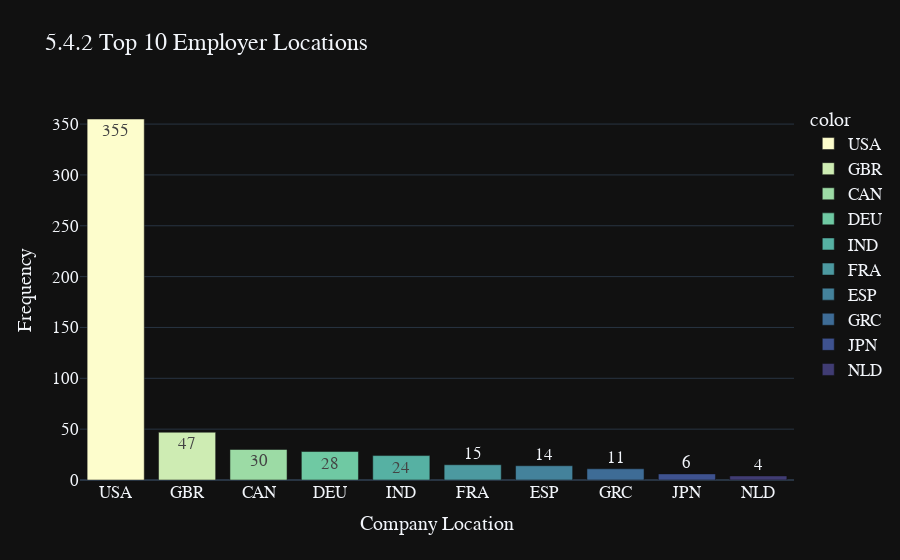

Notebook cell for this chart:
### Markdown cell above
📌 **Observation**

Most employers are from the `US`

### Code cell
top_10_employer_location = company_locations_grouped[:10]
fig = px.bar(y=top_10_employer_location.values,
            x=top_10_employer_location.index,
            color=top_10_employer_location.index,
            color_discrete_sequence=px.colors.sequential.deep,
            text=top_10_employer_location.values,
            title='5.4.2 Top 10 Employer Locations',
            template='plotly_dark')
fig.update_layout(xaxis_title="Company Location",
                 yaxis_title="Frequency",
                 font=dict(size=17, family="Franklin Gothic"))
fig.show()

### Figure 1 — Plotly figure (JSON) as saved in the notebook; plotly's stock layout.template omitted (floating-point values rounded to 4 significant figures)
{"data": [{"alignmentgroup": "True", "hovertemplate": "color=USA<br>x=%{x}<br>y=%{y}<br>text=%{text}<extra></extra>", "legendgroup": "USA", "marker": {"color": "rgb(253, 253, 204)", "pattern": {"shape": ""}}, "name": "USA", "offsetgroup": "USA", "orientation": "v", "showlegend": true, "text": [355], "textposition": "auto", "type": "bar", "x": ["USA"], "xaxis": "x", "y": [355], "yaxis": "y"}, {"alignmentgroup": "True", "hovertemplate": "color=GBR<br>x=%{x}<br>y=%{y}<br>text=%{text}<extra></extra>", "legendgroup": "GBR", "marker": {"color": "rgb(206, 236, 179)", "pattern": {"shape": ""}}, "name": "GBR", "offsetgroup": "GBR", "orientation": "v", "showlegend": true, "text": [47], "textposition": "auto", "type": "bar", "x": ["GBR"], "xaxis": "x", "y": [47], "yaxis": "y"}, {"alignmentgroup": "True", "hovertemplate": "color=CAN<br>x=%{x}<br>y=%{y}<br>text=%{text}<extra></extra>", "legendgroup": "CAN", "marker": {"color": "rgb(156, 219, 165)", "pattern": {"shape": ""}}, "name": "CAN", "offsetgroup": "CAN", "orientation": "v", "showlegend": true, "text": [30], "textposition": "auto", "type": "bar", "x": ["CAN"], "xaxis": "x", "y": [30], "yaxis": "y"}, {"alignmentgroup": "True", "hovertemplate": "color=DEU<br>x=%{x}<br>y=%{y}<br>text=%{text}<extra></extra>", "legendgroup": "DEU", "marker": {"color": "rgb(111, 201, 163)", "pattern": {"shape": ""}}, "name": "DEU", "offsetgroup": "DEU", "orientation": "v", "showlegend": true, "text": [28], "textposition": "auto", "type": "bar", "x": ["DEU"], "xaxis": "x", "y": [28], "yaxis": "y"}, {"alignmentgroup": "True", "hovertemplate": "color=IND<br>x=%{x}<br>y=%{y}<br>text=%{text}<extra></extra>", "legendgroup": "IND", "marker": {"color": "rgb(86, 177, 163)", "pattern": {"shape": ""}}, "name": "IND", "offsetgroup": "IND", "orientation": "v", "showlegend": true, "text": [24], "textposition": "auto", "type": "bar", "x": ["IND"], "xaxis": "x", "y": [24], "yaxis": "y"}, {"alignmentgroup": "True", "hovertemplate": "color=FRA<br>x=%{x}<br>y=%{y}<br>text=%{text}<extra></extra>", "legendgroup": "FRA", "marker": {"color": "rgb(76, 153, 160)", "pattern": {"shape": ""}}, "name": "FRA", "offsetgroup": "FRA", "orientation": "v", "showlegend": true, "text": [15], "textposition": "auto", "type": "bar", "x": ["FRA"], "xaxis": "x", "y": [15], "yaxis": "y"}, {"alignmentgroup": "True", "hovertemplate": "color=ESP<br>x=%{x}<br>y=%{y}<br>text=%{text}<extra></extra>", "legendgroup": "ESP", "marker": {"color": "rgb(68, 130, 155)", "pattern": {"shape": ""}}, "name": "ESP", "offsetgroup": "ESP", "orientation": "v", "showlegend": true, "text": [14], "textposition": "auto", "type": "bar", "x": ["ESP"], "xaxis": "x", "y": [14], "yaxis": "y"}, {"alignmentgroup": "True", "hovertemplate": "color=GRC<br>x=%{x}<br>y=%{y}<br>text=%{text}<extra></extra>", "legendgroup": "GRC", "marker": {"color": "rgb(62, 108, 150)", "pattern": {"shape": ""}}, "name": "GRC", "offsetgroup": "GRC", "orientation": "v", "showlegend": true, "text": [11], "textposition": "auto", "type": "bar", "x": ["GRC"], "xaxis": "x", "y": [11], "yaxis": "y"}, {"alignmentgroup": "True", "hovertemplate": "color=JPN<br>x=%{x}<br>y=%{y}<br>text=%{text}<extra></extra>", "legendgroup": "JPN", "marker": {"color": "rgb(62, 82, 143)", "pattern": {"shape": ""}}, "name": "JPN", "offsetgroup": "JPN", "orientation": "v", "showlegend": true, "text": [6], "textposition": "auto", "type": "bar", "x": ["JPN"], "xaxis": "x", "y": [6], "yaxis": "y"}, {"alignmentgroup": "True", "hovertemplate": "color=NLD<br>x=%{x}<br>y=%{y}<br>text=%{text}<extra></extra>", "legendgroup": "NLD", "marker": {"color": "rgb(64, 60, 115)", "pattern": {"shape": ""}}, "name": "NLD", "offsetgroup": "NLD", "orientation": "v", "showlegend": true, "text": [4], "textposition": "auto", "type": "bar", "x": ["NLD"], "xaxis": "x", "y": [4], "yaxis": "y"}], "layout": {"barmode": "relative", "font": {"family": "Franklin Gothic", "size": 17}, "legend": {"title": {"text": "color"}, "tracegroupgap": 0}, "title": {"text": "5.4.2 Top 10 Employer Locations"}, "xaxis": {"anchor": "y", "domain": [0, 1], "title": {"text": "Company Location"}}, "yaxis": {"anchor": "x", "domain": [0, 1], "title": {"text": "Frequency"}}}}
